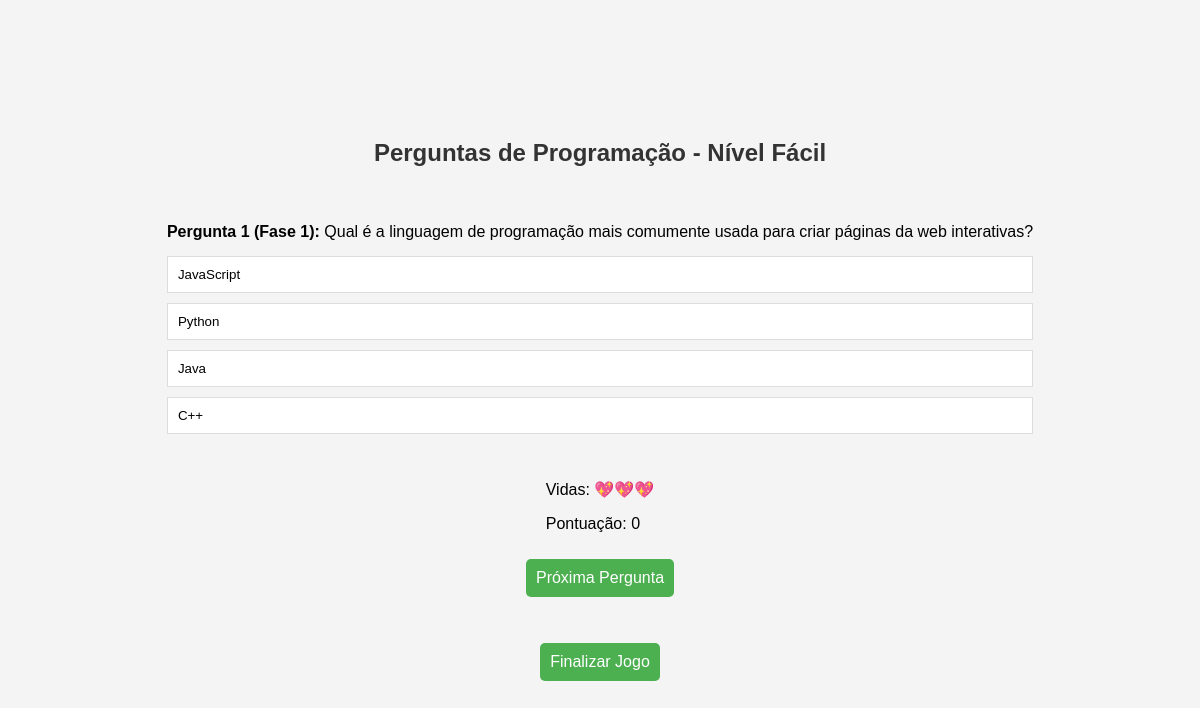
The page /perguntas_programacao_facil.php on the database its author committed.
### tables this page shows
CREATE TABLE `perguntas` (
  `id` int(11) NOT NULL,
  `enunciado` varchar(250) NOT NULL,
  `alternativa1` varchar(255) NOT NULL,
  `alternativa2` varchar(255) NOT NULL,
  `alternativa3` varchar(255) NOT NULL,
  `alternativa4` varchar(255) NOT NULL,
  `resposta_correta` varchar(255) NOT NULL,
  `nivel_id` int(11) DEFAULT NULL,
  `categoria_id` int(11) DEFAULT NULL
);

### perguntas_programacao_facil.php (the view, shortened to what this page needs)
<?php
$servername = "localhost";
$username = "root";
$password = "";
$dbname = "quiz";
$conn = new mysqli($servername, $username, $password, $dbname);
$sql = "SELECT * FROM perguntas WHERE nivel_id = 1 AND categoria_id = 1";
$resultado = $conn->query($sql);
$faseAtual = 1;
?>
<!DOCTYPE html>
<html lang="pt-br">
<head>
    <link rel="stylesheet" href="style.css">
</head>
<body>
    <h2>Perguntas de Programação - Nível Fácil</h2>
    <?php
    if ($resultado->num_rows > 0)
    {
        $numeroPerguntaAtual = 1;
        $vidasAtual = 3;
        while ($row = $resultado->fetch_assoc())
        {
            echo "<div class='pergunta' id='pergunta{$numeroPerguntaAtual}' style='" . ($numeroPerguntaAtual == 1 ? "display: block;" : "display: none;") . "'>";
            echo "<p><strong>Pergunta {$numeroPerguntaAtual} (Fase {$faseAtual}):</strong> " . $row["enunciado"] . "</p>";
            for ($i = 1; $i <= 4; $i++)
            {
                $alternativa = "alternativa" . $i;
                echo "<button class='alternativa' data-resposta='{$row["resposta_correta"]}' data-alternativa='{$i}' onclick='mostrarResposta(this)'>{$row[$alternativa]}</button>";
            }
            echo "</div>";
            $numeroPerguntaAtual++;
        }
        ?>
        <div id='info-jogo'>
            <p>Vidas: <span id='vidas'><?php echo str_repeat('&#x1F496;', $vidasAtual); ?></span></p>
            <p>Pontuação: <span id='pontuacao'>0</span></p>
        </div>
        <button class="botao-proxima" id="proximaButton" onclick="proximaPergunta()">Próxima Pergunta</button>
        <br><br>
        <button class="botao-finalizar" onclick="exibirPontuacaoFinal()">Finalizar Jogo</button>
    <?php
    }
    else
    {
        echo "<p>Nenhuma pergunta encontrada para este nível.</p>";
    }
    ?>
</body>
</html>

### style.css (style rules this page uses)
body { font-family: 'Arial', sans-serif; background-color: #f4f4f4; margin: 0; padding: 0; display: flex; flex-direction: column; align-items: center; justify-content: center; height: 100vh; }
.pergunta { padding: 20px; display: none; }
.pergunta p { font-size: 16px; margin-bottom: 15px; }
.alternativa { display: block; width: 100%; padding: 10px; margin-bottom: 10px; border: 1px solid #ddd; background-color: #fff; text-align: left; cursor: pointer; transition: background-color 0.3s; }
.botao-proxima { padding: 10px; background-color: #4CAF50; color: #fff; border-radius: 5px; cursor: pointer; font-size: 16px; margin-top: 10px; border: none; }
.botao-finalizar { padding: 10px; background-color: #4CAF50; color: #fff; border-radius: 5px; cursor: pointer; font-size: 16px; margin-top: 10px; border: none; }
h2 { text-align: center; color: #333; }

### rows shown on the page
perguntas: enunciado "Qual é a linguagem de programação mais comumente usada para criar páginas da web interativas?", alternativa1 "JavaScript", alternativa2 "Python", alternativa3 "Java", alternativa4 "C++"

### other values the page prints
str_repeat('&#x1F496;', $vidasAtual) "💖💖💖"
